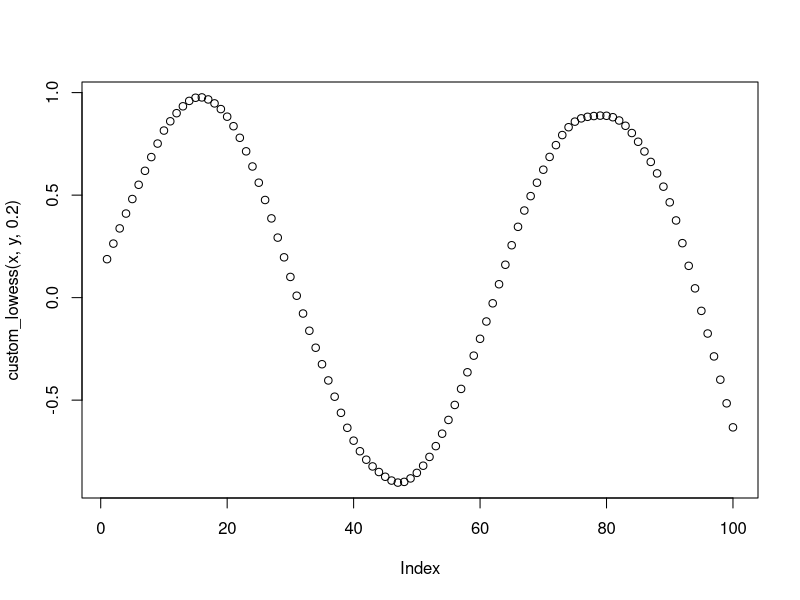

Source code (R):
## ---- chunk 1
#| echo: true

# setup
set.seed(1)
x <- 1:100
e = rnorm(100,mean=0, sd = 0.2)
y <- sin(x/10) + e


custom_lowess = function(x, y, f){
  num_samples = ceiling(f * length(x))  # Value of k

  smoothed_values = numeric(length(x))  # Ensuring i can access the smoothed values outside of the loop
  
  for (i in 1:length(x)) {
    distances = abs(x - x[i])  # from the vector x subtract specifically the value at point i from every point and take the absolute value
    
    closest_indices = order(distances)[1:num_samples]  # This returns the indexes of the nearest neighbors
    
    # This next step ensures that the matrices are all conformable
    
    neighbors_x = x[closest_indices]  # Select x values of nearest neighbors
    neighbors_y = y[closest_indices]  # Select y values of nearest neighbors
    
    max_dist = max(distances[closest_indices])  
    
    # Using the formula Jake gave calculate the distances before converting it into a diagonal matrix
    w = ifelse(distances[closest_indices] > max_dist, 0, 
               (1 - (abs(distances[closest_indices]) / max_dist)^3)^3)
    
    w_diag = diag(w) 
    
    x_df = cbind(1, neighbors_x)  # converting the x matrix into a design matrix
    y_df = matrix(neighbors_y, ncol = 1)
    
    # Actual beta hat calculation
    beta_hat <- solve(t(x_df) %*% w_diag %*% x_df) %*% t(x_df) %*% w_diag %*% y_df
    
    # Predict smoothed value at x[i]
    smoothed_values[i] = beta_hat[1] + beta_hat[2] * x[i]  
  }
  
  return(smoothed_values)
}


plot(custom_lowess(x, y, 0.2))
